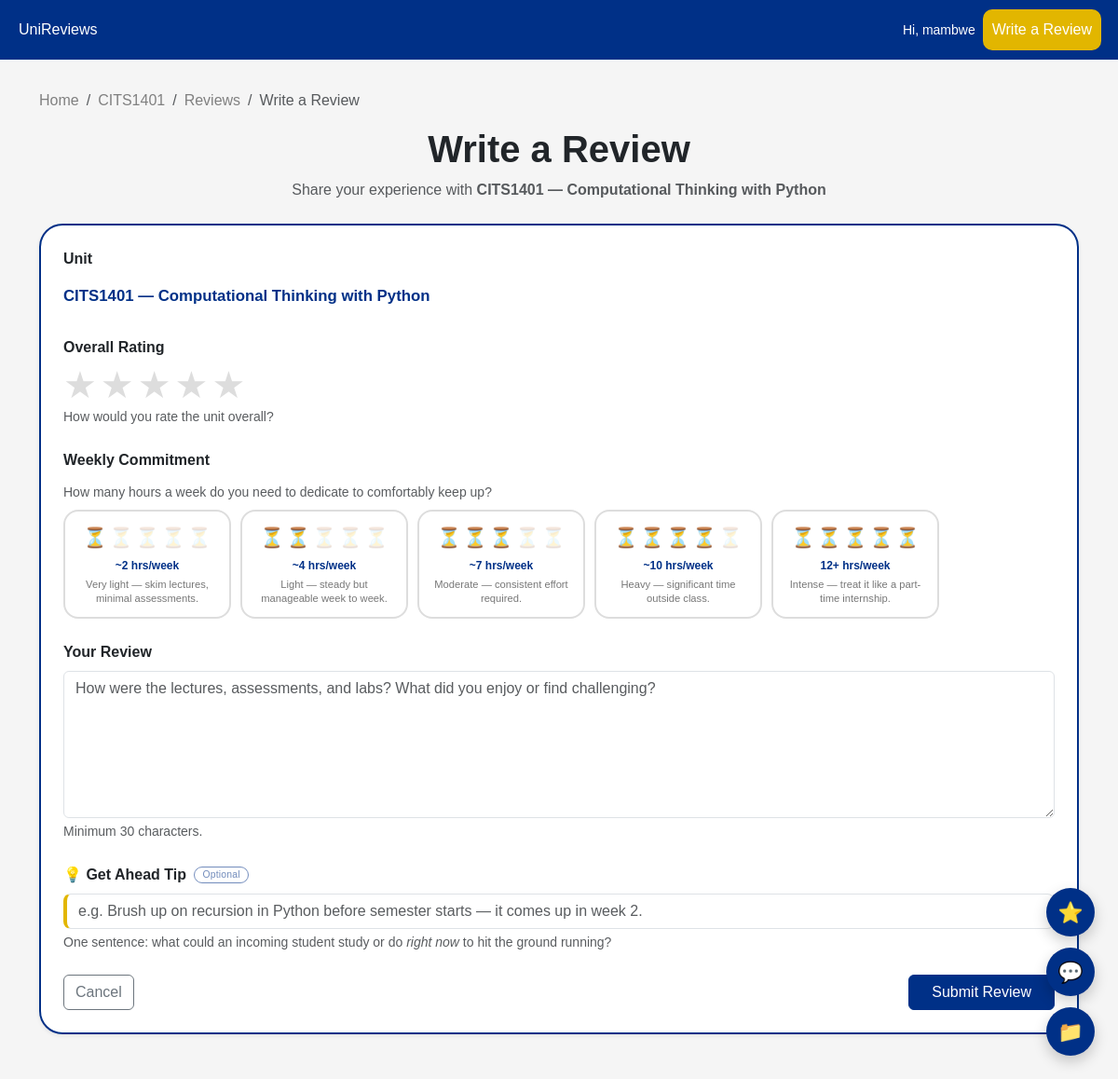
The app's page /CITS1401/create_review (signed in) with its own data.
### app/models.py (models this page shows, shortened)
class User(db.Model):
    __tablename__ = "users"
    user_id = db.Column(db.Integer, primary_key=True)
    username = db.Column(
        db.String(20),
        unique=True,
        nullable=False
    )
    email = db.Column(
        db.String(120),
        unique=True,
        nullable=False
    )
    password_hash = db.Column(
        db.String(256),
        nullable=False
    )
    role = db.Column(
        db.Enum(UserRole),
        default=UserRole.STUDENT,
        nullable=False
    )
    recently_viewed_units = db.Column(db.JSON, default=list)
    recently_viewed_discussions = db.Column(db.JSON, default=list)
    recently_viewed_projects = db.Column(db.JSON, default=list)
    study_plan = db.Column(db.JSON, default=list)
    bookmarks = db.Column(db.JSON, default=list)
    reviews = db.relationship(
        "Review",
        back_populates="author",
        cascade="all, delete-orphan",
        order_by="desc(Review.created_at)"
    )
    discussions = db.relationship(
        "Discussion",
        back_populates="author",
        cascade="all, delete-orphan",
        order_by="desc(Discussion.created_at)"
    )
    comments = db.relationship(
        "Comment",
        back_populates="author",
        cascade="all, delete-orphan",
        order_by="desc(Comment.created_at)"
    )
    projects = db.relationship(
        "Project",
        back_populates="author",
        cascade="all, delete-orphan",
        order_by="desc(Project.created_at)"
    )

class Unit(db.Model):
    __tablename__ = "units"
    code = db.Column(
        db.String(16),
        primary_key=True
    )
    name = db.Column(
        db.String(255),
        nullable=False
    )
    level = db.Column(
        db.Integer,
        nullable=False
    )
    handbook_link = db.Column(db.String(500))
    tags = db.Column(db.JSON, default=list)
    prerequisites = db.Column(db.JSON, default=list)
    tips = db.Column(db.Text)
    reviews = db.relationship(
        "Review",
        back_populates="unit",
        cascade="all, delete-orphan",
        order_by="desc(Review.created_at)"
    )
    discussions = db.relationship(
        "Discussion",
        back_populates="unit",
        cascade="all, delete-orphan",
        order_by="desc(Discussion.created_at)"
    )
    projects = db.relationship(
        "Project",
        back_populates="unit",
        cascade="all, delete-orphan",
        order_by="desc(Project.created_at)"
    )

### app/routes.py (the view)
@main.route("/<unit_code>/create_review", methods=["GET"])
def create_review_page(unit_code):
    unit = Unit.query.get_or_404(unit_code)
    if not get_current_user():
        flash("You must be logged in to write a review.", "error")
        return redirect(url_for("main.login"))
    return render_template(
        "create_review.html",
        unit=unit
    )

### app/routes.py (called while the page is built)
@main.context_processor
def inject_globals():
    return dict(
        current_user_id=get_current_user(),
        current_user=get_current_user_obj()
    )

def get_current_user():
    return session.get("user_id")

def get_current_user_obj():
    user_id = get_current_user()
    if not user_id:
        return None
    return User.query.get(get_current_user())

### app/templates/create_review.html (shortened to what this page needs)
{% extends "base.html" %}
{% block styles %}
<link href="{{ url_for('static', filename='css/create_review.css') }}" rel="stylesheet">
{% endblock %}
{% block content %}
<div class="container mt-5 pt-5">
    <nav aria-label="breadcrumb">
        <ol class="breadcrumb">
            <li class="breadcrumb-item"><a href="{{ url_for('main.index') }}">Home</a></li>
            <li class="breadcrumb-item">
                <a href="{{ url_for('main.unit_page', code=unit.code) }}">{{ unit.code }}</a>
            </li>
            <li class="breadcrumb-item">
                <a href="{{ url_for('main.unit_reviews', unit_code=unit.code) }}">Reviews</a>
            </li>
            <li class="breadcrumb-item active">Write a Review</li>
        </ol>
    </nav>
    <div class="text-center mb-4">
        <h1 class="fw-bold">Write a Review</h1>
        <p class="text-muted">Share your experience with <strong>{{ unit.code }} — {{ unit.name }}</strong></p>
    </div>
    <div class="card shadow-sm p-4 mb-5">
        <form method="POST" action="{{ url_for('main.submit_review', unit_code=unit.code) }}">
            <div class="mb-4">
                <label class="form-label fw-semibold">Unit</label>
                <p class="form-control-plaintext fw-bold unit-label">
                    {{ unit.code }} — {{ unit.name }}
                </p>
            </div>
            <div class="mb-4">
                <label class="form-label fw-semibold">Overall Rating</label>
                <div class="star-rating-group" id="rating-group">
                    {% for i in range(1, 6) %}
                        <label class="star-label" for="rating-{{ i }}" data-value="{{ i }}" title="{{ i }} star{{ 's' if i > 1 }}">★</label>
                    {% endfor %}
                </div>
                <div class="form-text">How would you rate the unit overall?</div>
            </div>
            <div class="mb-4">
                <label class="form-label fw-semibold">Weekly Commitment</label>
                <div class="form-text mb-2">
                    How many hours a week do you need to dedicate to comfortably keep up?
                </div>
                <div class="hourglass-picker">
                    {% set workload_levels = [
                        (1, 2,  '~2 hrs/week',  'Very light — skim lectures, minimal assessments.'),
                        (2, 4,  '~4 hrs/week',  'Light — steady but manageable week to week.'),
                        (3, 7,  '~7 hrs/week',  'Moderate — consistent effort required.'),
                        (4, 10, '~10 hrs/week', 'Heavy — significant time outside class.'),
                        (5, 13, '12+ hrs/week', 'Intense — treat it like a part-time internship.')
                    ] %}
                    {% for hourglasses, hours, label, desc in workload_levels %}
                        <button
                            type="button"
                            class="hourglass-btn {% if request.form.get('workload')|int == hours %}selected{% endif %}"
                            data-value="{{ hours }}"
                            title="{{ label }} — {{ desc }}">
                            <div class="hourglass-icons">
                                {% for j in range(1, 6) %}
                                    <span class="hg {% if j <= hourglasses %}filled{% endif %}">⏳</span>
                                {% endfor %}
                            </div>
                            <div class="hourglass-hours">{{ label }}</div>
                            <div class="hourglass-desc">{{ desc }}</div>
                        </button>
                    {% endfor %}
                </div>
            </div>
            <div class="mb-4">
                <label for="content" class="form-label fw-semibold">Your Review</label>
                <textarea
                    class="form-control"
                    id="content"
                    name="content"
                    rows="6"
                    minlength="30"
                    maxlength="5000"
                    placeholder="How were the lectures, assessments, and labs? What did you enjoy or find challenging?"
                    required>{{ request.form.get('content', '') }}</textarea>
                <div class="form-text">Minimum 30 characters.</div>
            </div>
            <div class="mb-4">
                <label for="get_ahead_tip" class="form-label fw-semibold">
                    💡 Get Ahead Tip
                    <span class="badge badge-optional ms-1">Optional</span>
                </label>
                <input
                    type="text"
                    class="form-control"
                    id="get_ahead_tip"
                    name="get_ahead_tip"
                    maxlength="200"
                    placeholder="e.g. Brush up on recursion in Python before semester starts — it comes up in week 2."
                    value="{{ request.form.get('get_ahead_tip', '') }}">
                <div class="form-text">
                    One sentence: what could an incoming student study or do <em>right now</em> to hit the ground running?
                </div>
            </div>
            <div class="d-flex justify-content-between">
                <a href="{{ url_for('main.unit_reviews', unit_code=unit.code) }}"
                   class="btn btn-outline-secondary">
                    Cancel
                </a>
                <button type="submit" class="btn btn-primary px-4">
                    Submit Review
                </button>
            </div>
        </form>
    </div>
</div>
{% endblock %}

### app/templates/partials/header.html
<header>
    <div class="nav-bar">
        <div class="company-name">
            <a href="{{ url_for('main.index') }}">UniReviews</a>
        </div>
        <div class="d-flex align-items-center gap-2 me-2">
            {% if current_user_id %}
                <span class="text-white small">Hi, {{ current_user.username }}</span>
            {% endif %}
            <a href="{{ url_for('main.create_review', unit_code='CITS3403') }}">
                <button>Write a Review</button>
            </a>
        </div>
    </div>
</header>

### app/static/css/header.css (style rules this page uses)
.nav-bar { background-color: rgb(0, 48, 135); display: flex; justify-content: flex-end; align-items: center; padding: 10px 0px; position: fixed; width: 100%; top: 0; z-index: 1000; }
.company-name { margin-left: 20px; margin-right: auto; }
.company-name a { color: white; text-decoration: none; }
.nav-bar button { background-color: rgb(226, 182, 0); color: white; border: none; border-radius: 10px; padding: 10px; margin-right: 10px; cursor: pointer; }

### app/static/css/create_review.css (style rules this page uses)
body { background-color: rgb(245, 245, 245); font-family: Arial, Helvetica, sans-serif; }
.breadcrumb-item a { text-decoration: none; color: grey; }
.card { border-radius: 25px; border: 2px solid rgba(0, 48, 135); background-color: white; transition: 0.2s; }
.unit-label { color: rgb(0, 48, 135); font-size: 1.05rem; }
.star-rating-group { display: flex; flex-direction: row; gap: 4px; }
.star-label { font-size: 2.5rem; color: #ddd; cursor: pointer; transition: color 0.15s ease, transform 0.1s ease; line-height: 1; user-select: none; }
.hourglass-picker { display: flex; gap: 10px; flex-wrap: wrap; }
.hourglass-btn { flex: 1; min-width: 110px; max-width: 180px; background: white; border: 2px solid #ddd; border-radius: 16px; padding: 12px 10px; cursor: pointer; text-align: center; transition: border-color 0.15s ease, background 0.15s ease, transform 0.1s ease; }
.hourglass-icons { font-size: 1.3rem; display: flex; justify-content: center; gap: 2px; margin-bottom: 6px; }
.hourglass-icons .hg { opacity: 0.2; }
.hourglass-icons .hg.filled { opacity: 1; }
.hourglass-hours { font-size: 0.75rem; font-weight: bold; color: rgb(0, 48, 135); margin-bottom: 4px; }
.hourglass-desc { font-size: 0.7rem; color: #777; line-height: 1.3; }
.badge-optional { font-size: 0.65rem; font-weight: 500; vertical-align: middle; padding: 3px 8px; border-radius: 20px; border: 1.5px solid rgb(0, 48, 135); background: white; color: rgb(0, 48, 135); opacity: 0.55; letter-spacing: 0.02em; }
#get_ahead_tip { border-left: 4px solid rgb(226, 182, 0); border-radius: 8px; padding-left: 12px; }
.btn-primary { background-color: rgb(0, 48, 135); border-color: rgb(0, 48, 135); }

### records on screen
User: username "mambwe"
Unit: code "CITS1401", name "Computational Thinking with Python"

### other values on screen
{{ label }} "~2 hrs/week" "~4 hrs/week" "~7 hrs/week" "~10 hrs/week" "12+ hrs/week"
{{ desc }} "Very light — skim lectures, minimal assessments." "Light — steady but manageable week to week." "Moderate — consistent effort required." "Heavy — significant time outside class." "Intense — treat it like a part-time internship."
